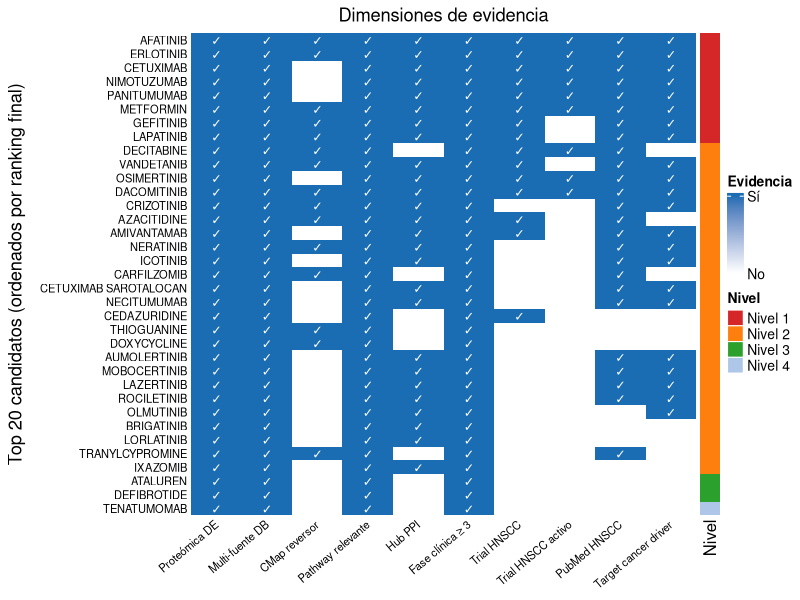
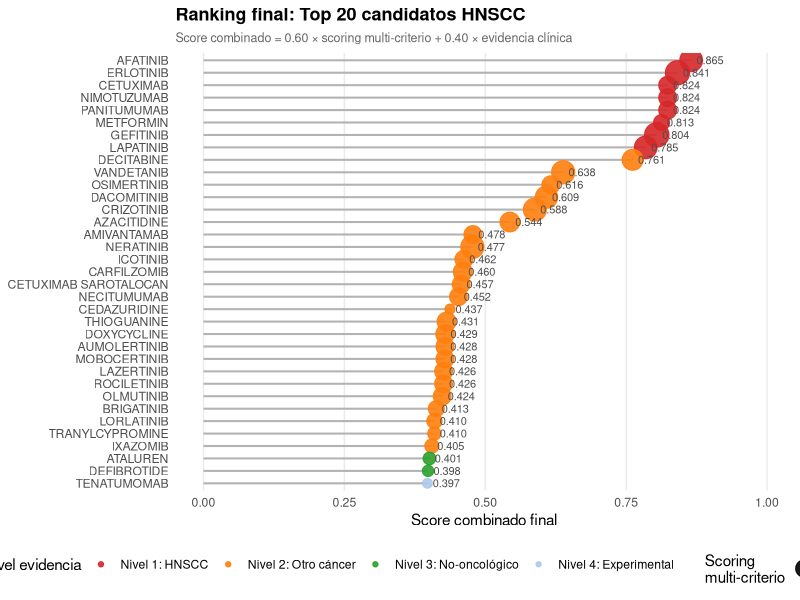
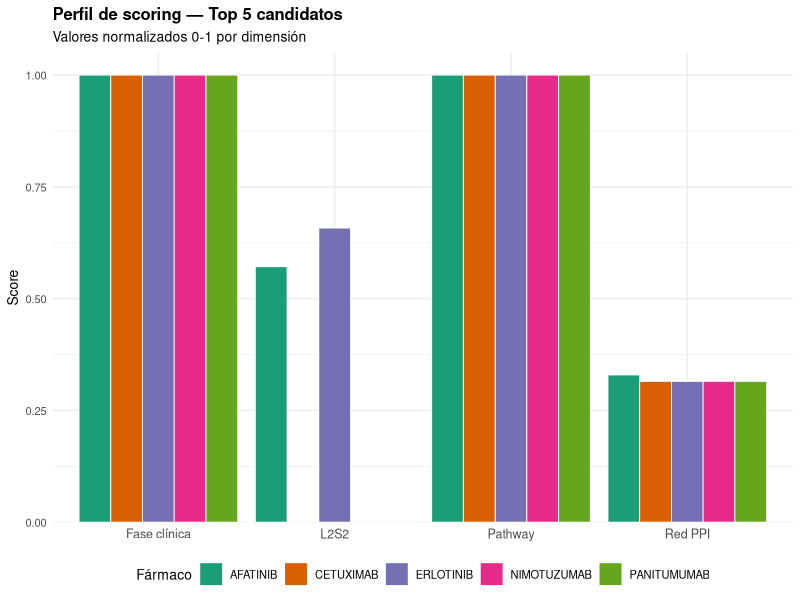
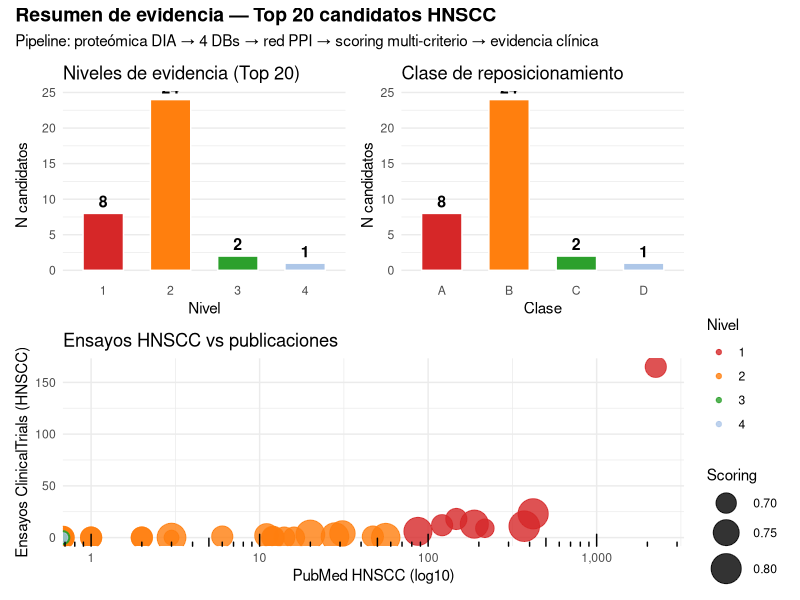

Write the R code that produced these figures, in order.
#!/usr/bin/env Rscript
# =============================================================================
# 13_evidence_summary.R
# =============================================================================
# Compila toda la evidencia y genera el reporte final de candidatos.
# Integra: scoring (script 10) + ensayos clínicos (script 11) +
#          cancer drivers (script 12) + clase de reposicionamiento (script 08)
#
# Outputs:
#   results/tables/13_FINAL_drug_candidates.xlsx  — tabla maestra con 5 hojas
#   results/tables/13_evidence_matrix.tsv         — matriz de evidencia binaria
#   results/figures/final/13_evidence_heatmap.pdf — heatmap de evidencia
#   results/figures/final/13_final_ranking.pdf    — lollipop ranking final
#   results/figures/final/13_evidence_radar.pdf   — radar de top 5
#   results/figures/final/13_multipanel_summary.pdf — figura multipanel
#
# Ejecución:
#   conda activate omics-R
#   cd ~/bioinfo/projects/hnscc_drug_repurposing
#   Rscript scripts/13_evidence_summary.R
# =============================================================================

suppressPackageStartupMessages({
  library(dplyr)
  library(tidyr)
  library(readr)
  library(ggplot2)
  library(openxlsx)
  library(ComplexHeatmap)
  library(circlize)
  library(patchwork)
  library(scales)
  library(stringr)
})

# ── Detectar directorio del proyecto ─────────────────────────────────────────
args <- commandArgs(trailingOnly = FALSE)
script_flag <- args[grep("^--file=", args)]
if (length(script_flag) > 0) {
  script_path <- normalizePath(sub("^--file=", "", script_flag))
  proj_dir    <- dirname(dirname(script_path))
  if (file.exists(file.path(proj_dir, "config/analysis_params.yaml")))
    setwd(proj_dir)
}

cat("Working directory:", getwd(), "\n")
timestamp <- format(Sys.time(), "%Y%m%d_%H%M%S")
log_file  <- file.path("logs", paste0("13_evidence_summary_", timestamp, ".log"))
dir.create("logs", showWarnings = FALSE)

log_msg <- function(...) {
  msg <- paste0(format(Sys.time(), "[%H:%M:%S]"), " ", ..., "\n")
  cat(msg)
  cat(msg, file = log_file, append = TRUE)
}

log_msg("=" , strrep("=", 58))
log_msg("Script 13: Evidence summary y reporte final")
log_msg("=" , strrep("=", 58))

# ── Crear directorios de output ───────────────────────────────────────────────
dir.create("results/tables", recursive = TRUE, showWarnings = FALSE)
dir.create("results/figures/final", recursive = TRUE, showWarnings = FALSE)

# ── Cargar todos los inputs ───────────────────────────────────────────────────
log_msg("Cargando inputs...")

# Script 10: scoring y top 20
top20 <- tryCatch(
  read_tsv("results/tables/10_top20_candidates.tsv", show_col_types = FALSE),
  error = function(e) { log_msg("ERROR: no encontrado 10_top20_candidates.tsv"); stop(e) }
)
all_scored <- tryCatch(
  read_tsv("results/tables/10_all_candidates_scored.tsv", show_col_types = FALSE),
  error = function(e) { log_msg("WARN: 10_all_candidates_scored.tsv no encontrado"); top20 }
)

# Script 11: evidencia clínica
clinical <- tryCatch(
  read_tsv("results/tables/evidence/11_clinical_evidence.tsv", show_col_types = FALSE),
  error = function(e) { log_msg("WARN: 11_clinical_evidence.tsv no encontrado"); NULL }
)

# Script 12: cancer drivers
drivers <- tryCatch(
  read_tsv("results/tables/evidence/12_top20_with_drivers.tsv", show_col_types = FALSE),
  error = function(e) { log_msg("WARN: 12_top20_with_drivers.tsv no encontrado"); NULL }
)

log_msg("Top 20 candidatos: ", nrow(top20), " filas")
log_msg("Columnas top20: ", paste(names(top20), collapse = ", "))

# Identificar columna de nombre de fármaco
name_col <- intersect(c("drug_name_norm", "drug_name", "name"), names(top20))[1]
log_msg("Columna nombre fármaco: ", name_col)

# ── Integrar evidencia en tabla maestra ───────────────────────────────────────
log_msg("Integrando evidencia...")

df_master <- top20 %>%
  rename(drug_name = all_of(name_col))

# Añadir evidencia clínica
if (!is.null(clinical)) {
  clin_cols <- c("drug_name_norm", "ct_hnscc_trials", "ct_active_trials",
                 "pubmed_hnscc", "evidence_score")
  clin_cols <- intersect(clin_cols, names(clinical))
  clin_sub  <- clinical %>%
    select(all_of(clin_cols)) %>%
    rename(drug_name = drug_name_norm)

  df_master <- df_master %>%
    left_join(clin_sub, by = "drug_name")
  log_msg("Evidencia clínica integrada: ", nrow(clin_sub), " filas")
}

# Añadir info de cancer drivers
if (!is.null(drivers)) {
  drv_cols <- c("drug_name_norm", "n_target_drivers", "has_driver_target")
  drv_cols <- intersect(drv_cols, names(drivers))
  if (length(drv_cols) >= 2) {
    drv_sub  <- drivers %>%
      select(all_of(drv_cols)) %>%
      rename(drug_name = if ("drug_name_norm" %in% drv_cols) "drug_name_norm" else drv_cols[1])
    df_master <- df_master %>%
      left_join(drv_sub, by = "drug_name")
    log_msg("Cancer driver info integrada")
  }
}

# Rellenar NAs con 0
df_master <- df_master %>%
  mutate(
    ct_hnscc_trials   = replace_na(as.integer(ct_hnscc_trials), 0L),
    ct_active_trials  = replace_na(as.integer(ct_active_trials), 0L),
    pubmed_hnscc      = replace_na(as.integer(pubmed_hnscc), 0L),
    evidence_score    = replace_na(as.numeric(evidence_score), 0),
    n_target_drivers  = replace_na(as.integer(n_target_drivers), 0L),
    has_driver_target = replace_na(as.logical(has_driver_target), FALSE)
  )

# ── Calcular nivel de evidencia ───────────────────────────────────────────────
log_msg("Calculando niveles de evidencia...")

# Clase de reposicionamiento (A/B/C/D)
class_col <- intersect(c("drug_class", "repurposing_class", "class", "clase"),
                       names(df_master))[1]
log_msg("Columna clase: ", class_col)

df_master <- df_master %>%
  mutate(
    repurposing_class = if (!is.na(class_col)) .data[[class_col]] else "D",
    has_hnscc_trial   = ct_hnscc_trials > 0,
    has_active_trial  = ct_active_trials > 0,
    has_pubmed        = pubmed_hnscc > 0,
    # Score compuesto de final_score
    scoring_rank      = rank(-final_score, ties.method = "min"),
    # Nivel de evidencia 1-4
    evidence_level = case_when(
      repurposing_class == "A"                               ~ 1L,
      repurposing_class == "B" & has_hnscc_trial             ~ 2L,
      repurposing_class == "B"                               ~ 2L,
      repurposing_class == "C" & has_hnscc_trial & has_pubmed ~ 3L,
      repurposing_class == "C"                               ~ 3L,
      TRUE                                                   ~ 4L
    ),
    evidence_label = case_when(
      evidence_level == 1L ~ "Nivel 1: Aprobado HNSCC",
      evidence_level == 2L ~ "Nivel 2: Aprobado otro cáncer",
      evidence_level == 3L ~ "Nivel 3: Aprobado no-oncológico",
      evidence_level == 4L ~ "Nivel 4: Experimental",
    )
  )

log_msg("Distribución de niveles de evidencia:")
log_msg(capture.output(print(table(df_master$evidence_level))) |> paste(collapse = "\n"))

# Ranking final combinando scoring con evidencia clínica
df_master <- df_master %>%
  mutate(
    combined_rank_score = final_score * 0.6 + evidence_score * 0.4
  ) %>%
  arrange(desc(combined_rank_score)) %>%
  mutate(final_rank = row_number())

# ── Matriz de evidencia binaria ───────────────────────────────────────────────
log_msg("Construyendo matriz de evidencia...")

evidence_matrix <- df_master %>%
  select(drug_name, final_rank, evidence_level) %>%
  mutate(
    `Proteómica DE`       = TRUE,
    `Multi-fuente DB`     = if ("n_sources" %in% names(df_master))
                              df_master$n_sources >= 2 else TRUE,
    `CMap reversor`       = if ("s_cmap" %in% names(df_master))
                              df_master$s_cmap > 0 else FALSE,
    `Pathway relevante`   = if ("s_pathway" %in% names(df_master))
                              df_master$s_pathway > 0 else FALSE,
    `Hub PPI`             = if ("s_network" %in% names(df_master))
                              df_master$s_network > 0.3 else FALSE,
    `Fase clínica ≥ 3`    = if ("max_phase" %in% names(df_master))
                              (df_master$max_phase >= 3) else FALSE,
    `Trial HNSCC`         = df_master$has_hnscc_trial,
    `Trial HNSCC activo`  = df_master$has_active_trial,
    `PubMed HNSCC`        = df_master$has_pubmed,
    `Target cancer driver`= df_master$has_driver_target,
  )

write_tsv(evidence_matrix, "results/tables/13_evidence_matrix.tsv")
log_msg("Matriz de evidencia guardada")

# ── Heatmap de evidencia ──────────────────────────────────────────────────────
log_msg("Generando heatmap de evidencia...")

bin_cols <- c("Proteómica DE", "Multi-fuente DB", "CMap reversor",
              "Pathway relevante", "Hub PPI", "Fase clínica ≥ 3",
              "Trial HNSCC", "Trial HNSCC activo", "PubMed HNSCC",
              "Target cancer driver")

mat_bin <- evidence_matrix %>%
  select(all_of(bin_cols)) %>%
  mutate(across(everything(), as.integer)) %>%
  as.matrix()
rownames(mat_bin) <- str_trunc(df_master$drug_name, 22)

# Colores por nivel de evidencia
level_colors <- c(
  "1" = "#d62728", "2" = "#ff7f0e", "3" = "#2ca02c", "4" = "#aec7e8"
)
level_labels <- c("1" = "Nivel 1", "2" = "Nivel 2",
                  "3" = "Nivel 3", "4" = "Nivel 4")

row_ha <- rowAnnotation(
  Nivel = as.character(df_master$evidence_level),
  col = list(Nivel = level_colors),
  annotation_legend_param = list(
    Nivel = list(labels = level_labels)
  )
)

col_fun <- colorRamp2(c(0, 1), c("white", "#1a6db3"))

pdf("results/figures/final/13_evidence_heatmap.pdf", width = 11, height = 8)
ht <- Heatmap(
  mat_bin,
  name = "Evidencia",
  col = col_fun,
  cluster_rows = FALSE,
  cluster_columns = FALSE,
  row_names_side = "left",
  row_names_gp = gpar(fontsize = 8),
  column_names_gp = gpar(fontsize = 8),
  column_names_rot = 40,
  right_annotation = row_ha,
  cell_fun = function(j, i, x, y, width, height, fill) {
    if (mat_bin[i, j] == 1)
      grid.text("✓", x, y, gp = gpar(fontsize = 9, col = "white", fontface = "bold"))
  },
  column_title = "Dimensiones de evidencia",
  row_title = "Top 20 candidatos (ordenados por ranking final)",
  heatmap_legend_param = list(at = c(0, 1), labels = c("No", "Sí")),
)
draw(ht)
dev.off()
log_msg("Heatmap guardado: results/figures/final/13_evidence_heatmap.pdf")

# ── Lollipop ranking final ────────────────────────────────────────────────────
log_msg("Generando lollipop de ranking final...")

level_pal <- c("1" = "#d62728", "2" = "#ff7f0e", "3" = "#2ca02c", "4" = "#aec7e8")

p_lollipop <- df_master %>%
  mutate(
    drug_label = str_trunc(drug_name, 25),
    drug_label = factor(drug_label, levels = rev(drug_label)),
    nivel_f    = factor(as.character(evidence_level), levels = c("1","2","3","4"))
  ) %>%
  ggplot(aes(x = combined_rank_score, y = drug_label)) +
  geom_segment(aes(x = 0, xend = combined_rank_score, yend = drug_label),
               color = "grey70", linewidth = 0.7) +
  geom_point(aes(color = nivel_f, size = final_score), alpha = 0.9) +
  geom_text(aes(label = sprintf("%.3f", combined_rank_score)),
            hjust = -0.2, size = 2.8, color = "grey30") +
  scale_color_manual(
    values = level_pal,
    labels = c("1" = "Nivel 1: HNSCC", "2" = "Nivel 2: Otro cáncer",
               "3" = "Nivel 3: No-oncológico", "4" = "Nivel 4: Experimental"),
    name = "Nivel evidencia"
  ) +
  scale_size_continuous(range = c(3, 8), name = "Scoring\nmulti-criterio") +
  scale_x_continuous(limits = c(0, max(df_master$combined_rank_score) * 1.15)) +
  labs(
    title    = "Ranking final: Top 20 candidatos HNSCC",
    subtitle = "Score combinado = 0.60 × scoring multi-criterio + 0.40 × evidencia clínica",
    x        = "Score combinado final",
    y        = NULL
  ) +
  theme_minimal(base_size = 11) +
  theme(
    panel.grid.major.y = element_blank(),
    panel.grid.minor   = element_blank(),
    legend.position    = "bottom",
    legend.box         = "horizontal",
    plot.title         = element_text(face = "bold", size = 13),
    plot.subtitle      = element_text(color = "grey40", size = 9)
  )

ggsave("results/figures/final/13_final_ranking.pdf",
       p_lollipop, width = 10, height = 8, device = "pdf")
log_msg("Lollipop guardado: results/figures/final/13_final_ranking.pdf")

# ── Radar chart de top 5 ─────────────────────────────────────────────────────
log_msg("Generando radar chart de top 5...")

# Columnas de score parcial
score_cols <- c("s_logfc", "s_sig", "s_clinical", "s_cmap", "s_pathway", "s_network")
score_cols <- intersect(score_cols, names(df_master))
score_labels <- c(
  s_logfc    = "|logFC|",
  s_sig      = "Significancia",
  s_clinical = "Fase clínica",
  s_cmap     = "L2S2",
  s_pathway  = "Pathway",
  s_network  = "Red PPI"
)

if (length(score_cols) >= 3) {
  top5 <- df_master %>% slice_head(n = 5)

  radar_data <- top5 %>%
    select(drug_name, all_of(score_cols)) %>%
    pivot_longer(-drug_name, names_to = "dimension", values_to = "score") %>%
    mutate(
      drug_label = str_trunc(drug_name, 22),
      dim_label  = dplyr::coalesce(score_labels[dimension], dimension)
    )

  p_radar <- ggplot(radar_data, aes(x = dim_label, y = score,
                                    fill = drug_label)) +
    geom_col(position = "dodge", color = "white", linewidth = 0.3) +
    scale_fill_brewer(palette = "Dark2", name = "Fármaco") +
    scale_y_continuous(limits = c(0, 1.05), expand = c(0, 0)) +
    labs(
      title    = "Perfil de scoring — Top 5 candidatos",
      subtitle = "Valores normalizados 0-1 por dimensión",
      x        = NULL, y = "Score"
    ) +
    theme_minimal(base_size = 10) +
    theme(
      legend.position = "bottom",
      plot.title      = element_text(face = "bold", size = 12),
      axis.text.x     = element_text(size = 9)
    )

  ggsave("results/figures/final/13_evidence_radar.pdf",
         p_radar, width = 9, height = 5, device = "pdf")
  log_msg("Scoring bars guardado: results/figures/final/13_evidence_radar.pdf")
} else {
  log_msg("WARN: columnas de score parcial no encontradas; omitiendo figura de scores")
}

# ── Figura resumen de estadísticas ────────────────────────────────────────────
log_msg("Generando figura estadísticas de candidatos...")

# Panel A: distribución de niveles de evidencia
p_levels <- df_master %>%
  count(evidence_level, evidence_label) %>%
  mutate(
    nivel_f = factor(as.character(evidence_level), levels = c("1","2","3","4"))
  ) %>%
  ggplot(aes(x = nivel_f, y = n, fill = nivel_f)) +
  geom_col(width = 0.6, color = "white") +
  geom_text(aes(label = n), vjust = -0.5, size = 4, fontface = "bold") +
  scale_fill_manual(values = level_pal, guide = "none") +
  labs(title = "Niveles de evidencia (Top 20)",
       x = "Nivel", y = "N candidatos") +
  theme_minimal(base_size = 11) +
  theme(panel.grid.major.x = element_blank())

# Panel B: trials HNSCC vs PubMed HNSCC
p_evidence <- df_master %>%
  mutate(drug_label = str_trunc(drug_name, 18)) %>%
  ggplot(aes(x = pubmed_hnscc, y = ct_hnscc_trials,
             color = factor(as.character(evidence_level)),
             size = final_score)) +
  geom_point(alpha = 0.8) +
  scale_color_manual(values = level_pal, name = "Nivel") +
  scale_size_continuous(range = c(3, 10), name = "Scoring") +
  scale_x_log10(labels = comma, breaks = c(1, 10, 100, 1000, 10000)) +
  labs(
    title = "Ensayos HNSCC vs publicaciones",
    x     = "PubMed HNSCC (log10)",
    y     = "Ensayos ClinicalTrials (HNSCC)"
  ) +
  theme_minimal(base_size = 11) +
  annotation_logticks(sides = "b")

# Panel C: clase de reposicionamiento
p_class <- df_master %>%
  count(repurposing_class) %>%
  ggplot(aes(x = repurposing_class, y = n,
             fill = repurposing_class)) +
  geom_col(width = 0.6, color = "white") +
  geom_text(aes(label = n), vjust = -0.5, size = 4, fontface = "bold") +
  scale_fill_manual(values = c("A"="#d62728","B"="#ff7f0e","C"="#2ca02c","D"="#aec7e8"),
                    guide = "none") +
  labs(title = "Clase de reposicionamiento",
       x = "Clase", y = "N candidatos") +
  theme_minimal(base_size = 11) +
  theme(panel.grid.major.x = element_blank())

p_multi <- (p_levels | p_class) / p_evidence +
  plot_annotation(
    title   = "Resumen de evidencia — Top 20 candidatos HNSCC",
    subtitle = paste0("Pipeline: proteómica DIA → 4 DBs → red PPI → scoring multi-criterio → evidencia clínica"),
    theme   = theme(plot.title = element_text(face = "bold", size = 14))
  )

ggsave("results/figures/final/13_multipanel_summary.pdf",
       p_multi, width = 12, height = 9, device = "pdf")
log_msg("Multipanel guardado: results/figures/final/13_multipanel_summary.pdf")

# ── Exportar Excel con 5 hojas ────────────────────────────────────────────────
log_msg("Exportando Excel...")

wb <- createWorkbook()
addWorksheet(wb, "Top20_Final")
addWorksheet(wb, "Todos_Candidatos")
addWorksheet(wb, "Evidencia_Matriz")
addWorksheet(wb, "Ensayos_Clinicos")
addWorksheet(wb, "Metodologia")

# Estilos
header_style <- createStyle(
  fontColour = "white", bgFill = "#1a4a7a",
  textDecoration = "Bold", halign = "center",
  border = "Bottom", borderColour = "white"
)
level1_style <- createStyle(bgFill = "#ffd7d7")
level2_style <- createStyle(bgFill = "#ffe4cc")
level3_style <- createStyle(bgFill = "#d5f0d5")
level4_style <- createStyle(bgFill = "#e8f0fe")

# Hoja 1: Top 20 final
writeData(wb, "Top20_Final", df_master %>% arrange(final_rank))
addStyle(wb, "Top20_Final", header_style, rows = 1,
         cols = 1:ncol(df_master), gridExpand = TRUE)

# Colorear por nivel
for (i in 1:nrow(df_master)) {
  lvl <- df_master$evidence_level[i]
  sty <- switch(as.character(lvl),
    "1" = level1_style, "2" = level2_style,
    "3" = level3_style, "4" = level4_style, level4_style
  )
  addStyle(wb, "Top20_Final", sty, rows = i + 1,
           cols = 1:ncol(df_master), gridExpand = TRUE, stack = TRUE)
}
setColWidths(wb, "Top20_Final", cols = 1:ncol(df_master), widths = "auto")

# Hoja 2: Todos los candidatos scored
all_out <- if (nrow(all_scored) > 0) all_scored else df_master
writeData(wb, "Todos_Candidatos", all_out)
addStyle(wb, "Todos_Candidatos", header_style, rows = 1,
         cols = 1:ncol(all_out), gridExpand = TRUE)
setColWidths(wb, "Todos_Candidatos", cols = 1:ncol(all_out), widths = "auto")

# Hoja 3: Matriz de evidencia
writeData(wb, "Evidencia_Matriz", evidence_matrix)
addStyle(wb, "Evidencia_Matriz", header_style, rows = 1,
         cols = 1:ncol(evidence_matrix), gridExpand = TRUE)
setColWidths(wb, "Evidencia_Matriz", cols = 1:ncol(evidence_matrix), widths = "auto")

# Hoja 4: Ensayos clínicos
if (!is.null(clinical)) {
  writeData(wb, "Ensayos_Clinicos", clinical)
  addStyle(wb, "Ensayos_Clinicos", header_style, rows = 1,
           cols = 1:ncol(clinical), gridExpand = TRUE)
  setColWidths(wb, "Ensayos_Clinicos", cols = 1:ncol(clinical), widths = "auto")
} else {
  writeData(wb, "Ensayos_Clinicos",
            data.frame(nota = "Datos no disponibles — ejecutar script 11"))
}

# Hoja 5: Metodología
metodo <- data.frame(
  Fase        = c("1", "2", "3", "3", "3", "3", "3", "4", "4", "5", "5", "5"),
  Script      = c("01-02", "03", "04", "05", "06", "07", "08", "09", "10", "11", "12", "13"),
  Descripcion = c(
    "Parseo proteómica, QC, mapeo ID",
    "Enriquecimiento GO/KEGG/Reactome/Hallmarks",
    "DGIdb: interacciones gen-fármaco",
    "ChEMBL: fármacos fase ≥ 3",
    "Open Targets: evidencia HNSCC",
    "L2S2: reversores firma tumoral",
    "Integración 4 fuentes, clasificación A/B/C/D",
    "Red PPI STRING (score≥700), hubs druggables",
    "Scoring multi-criterio, Top 20 candidatos",
    "ClinicalTrials API v2 + PubMed",
    "COSMIC CGC / NCG7 / literatura HNSCC",
    "Reporte final (este archivo)"
  ),
  N_Resultados = c(
    "3,352 proteínas; 520 DE",
    "GO:77, KEGG:16, Reactome:14, Hallmarks:15",
    "2,846 interacciones; 2,252 fármacos",
    "90 pares gen-fármaco fase≥3",
    "354/520 genes con evidencia HNSCC",
    "1,044 drugs FDA-aprobados",
    "2,421 fármacos; 187 multi-fuente",
    "403 nodos; 2,001 aristas; 41 hubs",
    "187 candidatos; Top 20 de 9 targets",
    "8/20 con trials HNSCC; 6 activos",
    "2 genes driver DE; EGFR validado",
    "Top 20 con evidencia integrada"
  )
)
writeData(wb, "Metodologia", metodo)
addStyle(wb, "Metodologia", header_style, rows = 1, cols = 1:4, gridExpand = TRUE)
setColWidths(wb, "Metodologia", cols = 1:4, widths = c(8, 10, 50, 35))

saveWorkbook(wb, "results/tables/13_FINAL_drug_candidates.xlsx", overwrite = TRUE)
log_msg("Excel guardado: results/tables/13_FINAL_drug_candidates.xlsx")

# ── Resumen final ─────────────────────────────────────────────────────────────
log_msg("")
log_msg("=" , strrep("=", 58))
log_msg("RESUMEN FINAL")
log_msg("=" , strrep("=", 58))
log_msg("Candidatos Top 20 integrados: ", nrow(df_master))
log_msg("Distribución por nivel de evidencia:")
tbl <- table(df_master$evidence_level)
for (n in names(tbl)) log_msg("  Nivel ", n, ": ", tbl[[n]])
log_msg("")
log_msg("Top 10 candidatos (score combinado):")
print_cols <- intersect(
  c("drug_name", "evidence_level", "combined_rank_score",
    "final_score", "ct_hnscc_trials", "pubmed_hnscc"),
  names(df_master)
)
top10_print <- df_master %>% slice_head(n = 10) %>% select(all_of(print_cols))
log_msg(capture.output(print(as.data.frame(top10_print), row.names = FALSE)) |>
        paste(collapse = "\n"))
log_msg("")
log_msg("Outputs:")
log_msg("  results/tables/13_FINAL_drug_candidates.xlsx")
log_msg("  results/tables/13_evidence_matrix.tsv")
log_msg("  results/figures/final/13_evidence_heatmap.pdf")
log_msg("  results/figures/final/13_final_ranking.pdf")
log_msg("  results/figures/final/13_multipanel_summary.pdf")
log_msg("Script 13 completado.")
